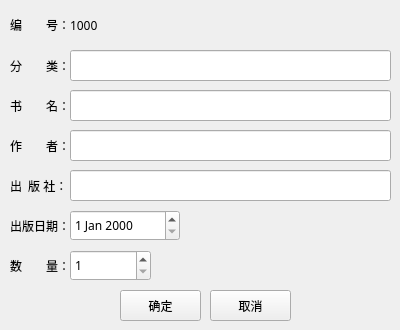
<?xml version="1.0" encoding="UTF-8"?>
<ui version="4.0">
 <class>Form</class>
 <widget class="QWidget" name="Form">
  <property name="geometry">
   <rect>
    <x>0</x>
    <y>0</y>
    <width>400</width>
    <height>330</height>
   </rect>
  </property>
  <property name="minimumSize">
   <size>
    <width>400</width>
    <height>330</height>
   </size>
  </property>
  <property name="maximumSize">
   <size>
    <width>400</width>
    <height>330</height>
   </size>
  </property>
  <property name="font">
   <font>
    <family>微软雅黑</family>
   </font>
  </property>
  <property name="windowTitle">
   <string>演武小学图书馆管理系统 - 编辑图书</string>
  </property>
  <property name="windowIcon">
   <iconset>
    <normaloff>school_logo.png</normaloff>school_logo.png</iconset>
  </property>
  <widget class="QLabel" name="label">
   <property name="geometry">
    <rect>
     <x>10</x>
     <y>9</y>
     <width>111</width>
     <height>31</height>
    </rect>
   </property>
   <property name="text">
    <string>编　　号：1000</string>
   </property>
  </widget>
  <widget class="QLabel" name="label_2">
   <property name="geometry">
    <rect>
     <x>10</x>
     <y>50</y>
     <width>61</width>
     <height>31</height>
    </rect>
   </property>
   <property name="text">
    <string>分　　类：</string>
   </property>
  </widget>
  <widget class="QLineEdit" name="classify">
   <property name="geometry">
    <rect>
     <x>70</x>
     <y>50</y>
     <width>321</width>
     <height>31</height>
    </rect>
   </property>
  </widget>
  <widget class="QLabel" name="label_3">
   <property name="geometry">
    <rect>
     <x>10</x>
     <y>90</y>
     <width>61</width>
     <height>31</height>
    </rect>
   </property>
   <property name="text">
    <string>书　　名：</string>
   </property>
  </widget>
  <widget class="QLineEdit" name="name">
   <property name="geometry">
    <rect>
     <x>70</x>
     <y>90</y>
     <width>321</width>
     <height>31</height>
    </rect>
   </property>
  </widget>
  <widget class="QLabel" name="label_4">
   <property name="geometry">
    <rect>
     <x>10</x>
     <y>130</y>
     <width>61</width>
     <height>31</height>
    </rect>
   </property>
   <property name="text">
    <string>作　　者：</string>
   </property>
  </widget>
  <widget class="QLineEdit" name="author">
   <property name="geometry">
    <rect>
     <x>70</x>
     <y>130</y>
     <width>321</width>
     <height>31</height>
    </rect>
   </property>
  </widget>
  <widget class="QLabel" name="label_5">
   <property name="geometry">
    <rect>
     <x>10</x>
     <y>170</y>
     <width>61</width>
     <height>31</height>
    </rect>
   </property>
   <property name="text">
    <string>出  版 社：</string>
   </property>
  </widget>
  <widget class="QLineEdit" name="publisher">
   <property name="geometry">
    <rect>
     <x>70</x>
     <y>170</y>
     <width>321</width>
     <height>31</height>
    </rect>
   </property>
  </widget>
  <widget class="QLabel" name="label_6">
   <property name="geometry">
    <rect>
     <x>10</x>
     <y>210</y>
     <width>61</width>
     <height>31</height>
    </rect>
   </property>
   <property name="text">
    <string>出版日期：</string>
   </property>
  </widget>
  <widget class="QDateEdit" name="date">
   <property name="geometry">
    <rect>
     <x>70</x>
     <y>210</y>
     <width>110</width>
     <height>31</height>
    </rect>
   </property>
  </widget>
  <widget class="QLabel" name="label_7">
   <property name="geometry">
    <rect>
     <x>10</x>
     <y>250</y>
     <width>61</width>
     <height>31</height>
    </rect>
   </property>
   <property name="text">
    <string>数　　量：</string>
   </property>
  </widget>
  <widget class="QSpinBox" name="count">
   <property name="geometry">
    <rect>
     <x>70</x>
     <y>250</y>
     <width>81</width>
     <height>31</height>
    </rect>
   </property>
   <property name="minimum">
    <number>1</number>
   </property>
   <property name="maximum">
    <number>1000</number>
   </property>
   <property name="value">
    <number>1</number>
   </property>
  </widget>
  <widget class="QPushButton" name="pushButton">
   <property name="geometry">
    <rect>
     <x>120</x>
     <y>290</y>
     <width>81</width>
     <height>31</height>
    </rect>
   </property>
   <property name="text">
    <string>确定</string>
   </property>
  </widget>
  <widget class="QPushButton" name="pushButton_2">
   <property name="geometry">
    <rect>
     <x>210</x>
     <y>290</y>
     <width>81</width>
     <height>31</height>
    </rect>
   </property>
   <property name="text">
    <string>取消</string>
   </property>
  </widget>
 </widget>
 <resources/>
 <connections>
  <connection>
   <sender>pushButton_2</sender>
   <signal>clicked()</signal>
   <receiver>Form</receiver>
   <slot>close()</slot>
   <hints>
    <hint type="sourcelabel">
     <x>255</x>
     <y>307</y>
    </hint>
    <hint type="destinationlabel">
     <x>331</x>
     <y>246</y>
    </hint>
   </hints>
  </connection>
 </connections>
</ui>
